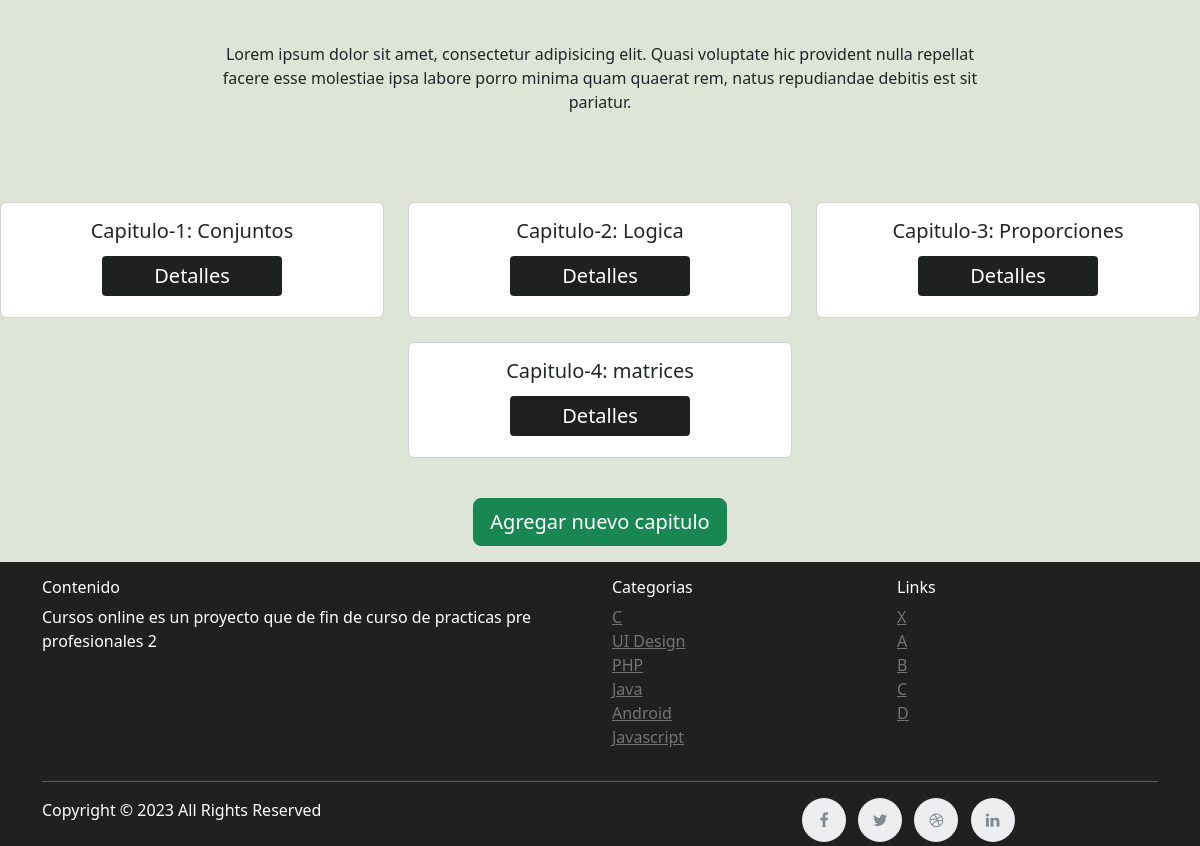
Page /curriculum/primero-secundaria/6-matematicas/ (signed in, lower part) on the earlier database version.
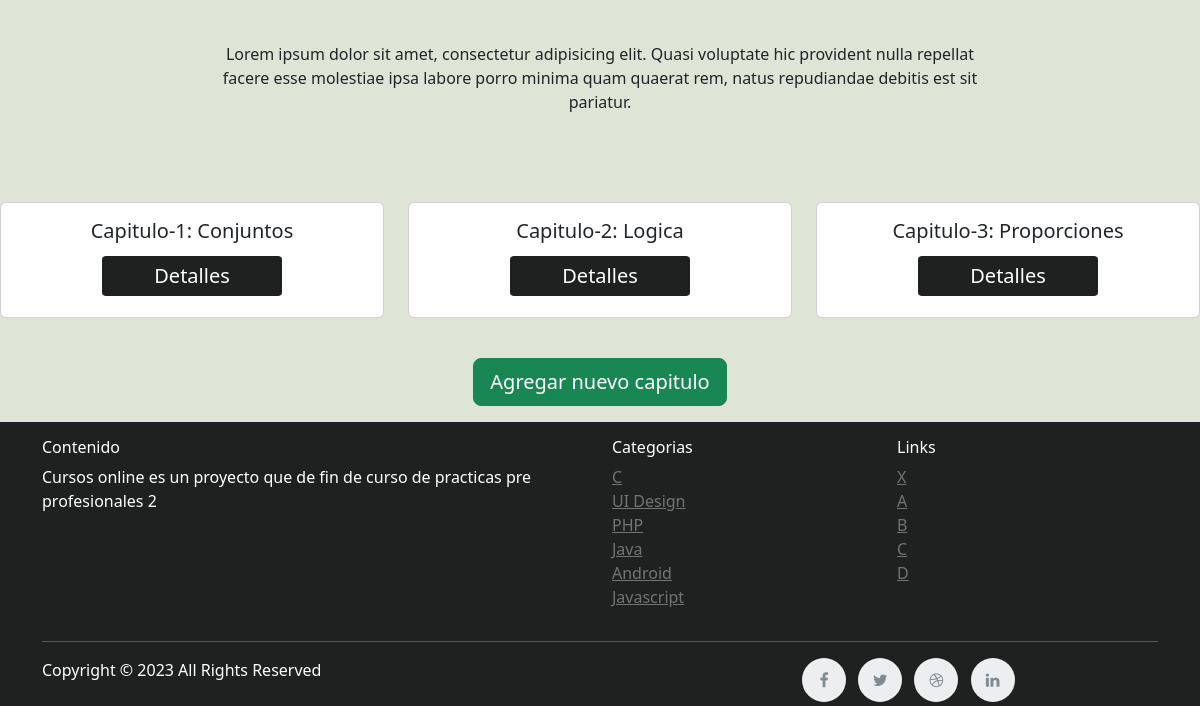
Same page on the later database version.
### curriculum/models.py (models this page shows, shortened)
class Lesson(models.Model):
    lesson_id = models.CharField(max_length=100, unique=True)
    Standard = models.ForeignKey(Standard, on_delete=models.CASCADE)
    created_by = models.ForeignKey(User,on_delete=models.CASCADE)
    created_at = models.DateTimeField(auto_now_add=True)
    subject = models.ForeignKey(Subject, on_delete=models.CASCADE,related_name='lessons')
    name = models.CharField(max_length=250,verbose_name="ombre del capitulo")
    position = models.PositiveSmallIntegerField(verbose_name="Numero del capitulo")
    slug = models.SlugField(null=True, blank=True)
    video = models.FileField(upload_to=save_lesson_files,verbose_name="Video", blank=True, null=True)
    ppt = models.FileField(upload_to=save_lesson_files,verbose_name="Pdf", blank=True)
    Notes = models.FileField(upload_to=save_lesson_files,verbose_name="Anotaciones", blank=True)
    class Meta:
        ordering = ['position']

### curriculum/views.py (the view)
# urls.py: path('<str:standard>/<slug:slug>/', views.LessonListView.as_view(), name='lesson_list'),
class LessonListView(DetailView):
    context_object_name = 'subjects'
    model = Subject
    template_name = 'curriculum/lesson_list_view.html'

### curriculum/templates/curriculum/lesson_list_view.html (shortened to what this page needs)
{% extends 'base.html' %}
{% load static %}
{% block content %}
<section id="best-features" class="text-center">
              <div class="row d-flex justify-content-center mb-4">
                <div class="col-md-8 mb-5">
                  <p class="grey-text">Lorem ipsum dolor sit amet, consectetur adipisicing elit. Quasi voluptate
                                    hic
                                    provident nulla repellat
                                    facere esse molestiae ipsa labore porro minima quam quaerat rem, natus repudiandae debitis
                                    est
                                    sit pariatur.</p>
                </div>
              </div>
              <div class="row d-flex justify-content-center mb-3">
                {% for lesson in subjects.lessons.all %}
                <div class="col-sm-4 mb-4">
                  <div class="card box-shadow-hover">
                    <div class="card-body">
                      <h5 class="card-title">Capitulo-{{lesson.position}}: {{lesson.name}}</h5>
                      <a href="{% url 'curriculum:lesson_detail' slug=lesson.slug subject=subjects.slug standard=lesson.Standard.slug %}" >
                      <button type="button" class="button-les"><span>Detalles</span></button>
                      </a>
                    </div>
                  </div>
                </div>
                {% endfor %}
              </div>
        <div class="row d-flex justify-content-center mb-3">
          {% if user.userprofileinfo.user_type == 'teacher' or user.is_superuser %}
           <a href="{% url 'curriculum:lesson_create' standard=subjects.standard.slug slug=subjects.slug %}"><button type="button" class="btn btn-success btn-lg btn-bloc" > Agregar nuevo capitulo </button> </a>
          {% endif %}
        </div>
</section>
{%endblock%}

### templates/base.html (shortened to what this page needs)
<!DOCTYPE html>
<html lang="en" dir="ltr">
  <head>
    {% load static %}
    {% load crispy_forms_tags %}
    <link href="https://cdn.jsdelivr.net/npm/bootstrap@5.3.2/dist/css/bootstrap.min.css" rel="stylesheet">
    <link rel="stylesheet" href="{% static 'css/master_css.css' %}">
    <link rel="stylesheet" href="{% static 'css/home_css.css' %}">
    <link rel="stylesheet" href="https://cdnjs.cloudflare.com/ajax/libs/font-awesome/4.7.0/css/font-awesome.min.css"/>
  </head>
  {% if user.is_authenticated %}
  <body>
                              {%block content%}
                              {%endblock%}
                          <footer class="page-footer" style="background-color: #1f2020">
                            <div class="container">
                              <div class="row  ">
                                        <div class="container mt-3"  style="color:white">
                                          <div class="row">
                                            <div class="col-sm-12 col-md-6">
                                              <h6>Contenido</h6>
                                              <p class="text-justify">Cursos online es un proyecto que de fin de curso de practicas pre profesionales 2</p>
                                            </div>
                                            <div class="col-xs-6 col-md-3 ">
                                              <h6>Categorias</h6>
                                              <ul class="footer-links ">
                                                <li><a href="http://scanfcode.com/category/c-language/">C</a></li>
                                                <li><a href="http://scanfcode.com/category/front-end-development/">UI Design</a></li>
                                                <li><a href="http://scanfcode.com/category/back-end-development/">PHP</a></li>
                                                <li><a href="http://scanfcode.com/category/java-programming-language/">Java</a></li>
                                                <li><a href="http://scanfcode.com/category/android/">Android</a></li>
                                                <li><a href="http://scanfcode.com/category/templates/">Javascript</a></li>
                                              </ul>
                                            </div>
                                            <div class="col-xs-6 col-md-3">
                                              <h6>Links</h6>
                                              <ul class="footer-links">
                                                <li><a href="">X</a></li>
                                                <li><a href="">A</a></li>
                                                <li><a href="">B</a></li>
                                                <li><a href="">C</a></li>
                                                <li><a href="">D</a></li>
                                              </ul>
                                            </div>
                                          </div>
                                          <hr>
                                        </div>
                                        <div class="container">
                                          <div class="row">
                                            <div class="col-md-8 col-sm-6 col-xs-12">
                                              <p style="color:white" class="copyright-text">Copyright &copy; 2023 All Rights Reserved
                                              </p>
                                            </div>
                                            <div class="col-md-4 col-sm-6 col-xs-12">
                                              <ul class="social-icons">
                                                <li><a class="facebook" href="#"><i class="fa fa-facebook"></i></a></li>
                                                <li><a class="twitter" href="#"><i class="fa fa-twitter"></i></a></li>
                                                <li><a class="dribbble" href="#"><i class="fa fa-dribbble"></i></a></li>
                                                <li><a class="linkedin" href="#"><i class="fa fa-linkedin"></i></a></li>
                                              </ul>
                                            </div>
                                          </div>
                                        </div>
                              </div>
                            </div>
                          </footer>
                      {% endif %}
  </body>
</html>

### static/css/master_css.css (style rules this page uses)
html, body, header, #intro { height: 100%; }
body { background-color: rgb(222, 228, 214); }
hr { border-color: inherit; }
.button-les { border-radius: 4px; background-color: #1f2020; border: none; color: #FFFFFF; text-align: center; font-size: 20px; padding: 5px; width: 180px; transition: all 0.5s; cursor: pointer; margin: 5px; }
.button-les span { cursor: pointer; display: inline-block; position: relative; transition: 0.5s; }
.button-les span:after { content: '\00bb'; position: absolute; opacity: 0; top: 0; right: -20px; transition: 0.5s; }

### static/css/home_css.css (style rules this page uses)
.footer-links { padding-left:0; list-style:none }
.footer-links li { display:block }
.footer-links a { color:#737373 }
.copyright-text { margin:0 }
.social-icons { padding-left:0; margin-bottom:0; list-style:none }
.social-icons li { display:inline-block; margin-bottom:4px }
.social-icons a { background-color:#eceeef; color:#818a91; font-size:16px; display:inline-block; line-height:44px; width:44px; height:44px; text-align:center; margin-right:8px; border-radius:100%; -webkit-transition:all .2s linear; -o-transition:all .2s linear; transition:all .2s linear }

Differences in the rows shown:
removed Lesson: position "4", name "matrices"
